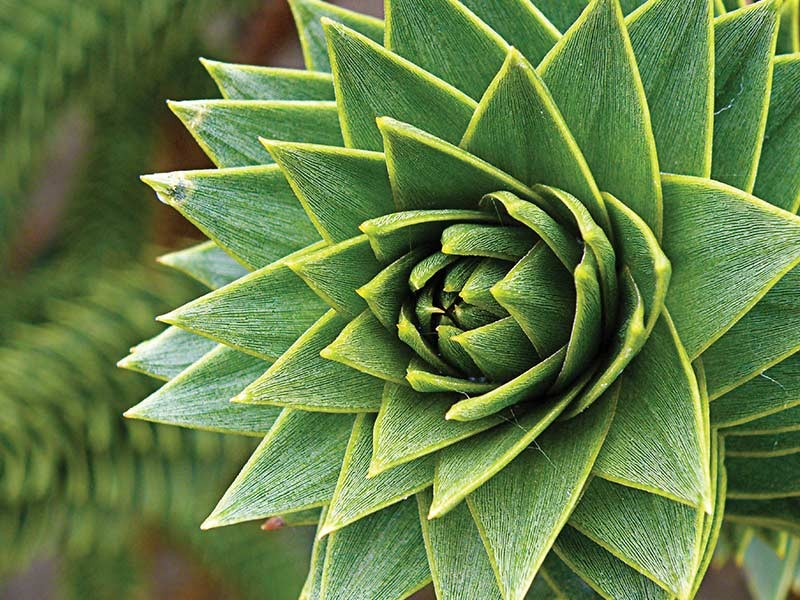
#> input picture features/geometricFlower.jpg, 800 x 600 px
$ python FAST.py
#> lines starting #> are read from the running program, lines starting #| are printed output that depends on the picture; after the words box and inside, x2 and y2 are one past the last pixel; in counts of white or black regions, pixels touching at a corner belong together
import cv2
import numpy as np

img = cv2.imread('geometricFlower.jpg')
#> img is the input picture: shape (600, 800, 3); mean B, G, R 70.1, 127.2, 99.5
gray = cv2.cvtColor(img, cv2.COLOR_BGR2GRAY)
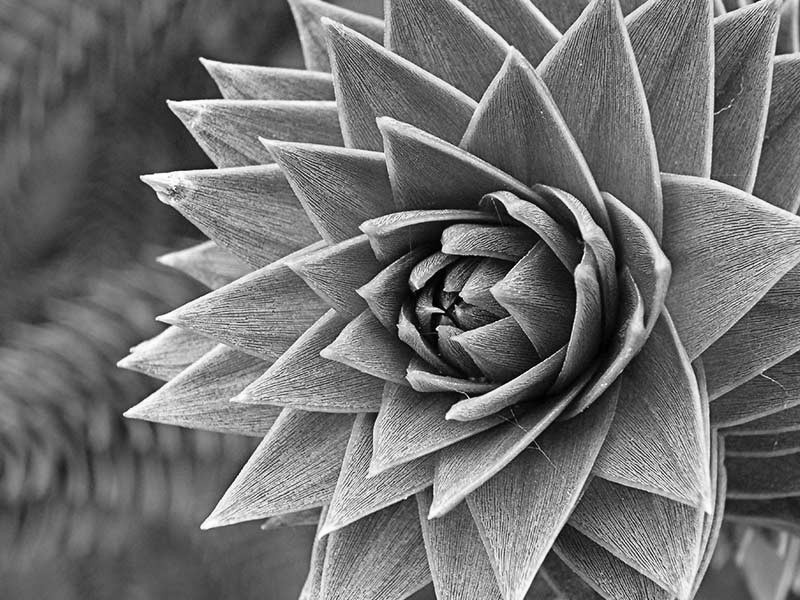
#> gray: shape (600, 800); min 0, max 255, mean 112.4

fast = cv2.FastFeatureDetector_create()

kp = fast.detect(gray, None)
#> kp = 21987 keypoints; strongest (x, y, size): (436, 328, 7), (444, 289, 7), (167, 101, 7), (141, 176, 7)
img2 = img.copy()
cv2.drawKeypoints(img, kp, img2, (255, 0, 0))
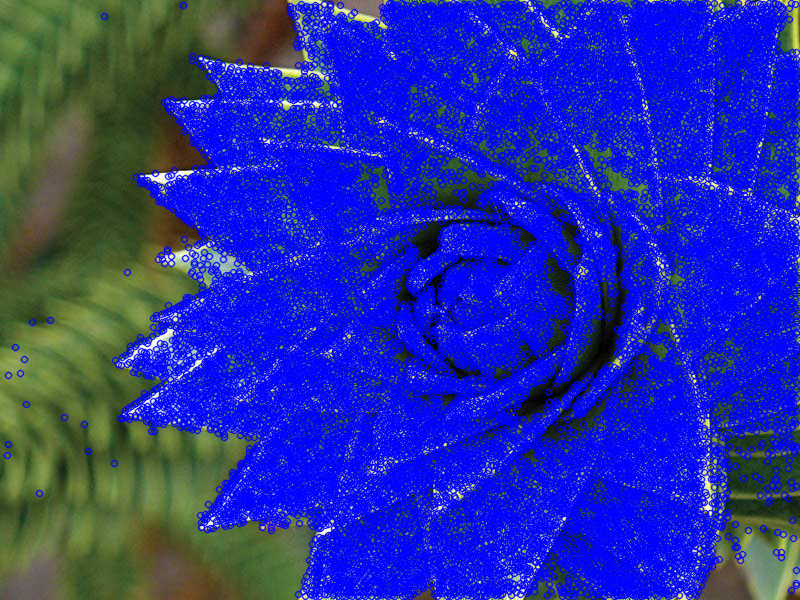
#> img2: shape (600, 800, 3); mean B, G, R 166.3, 47.9, 38.7

cv2.imshow('sadf', img2)
cv2.waitKey(0)
cv2.destroyAllWindows()
